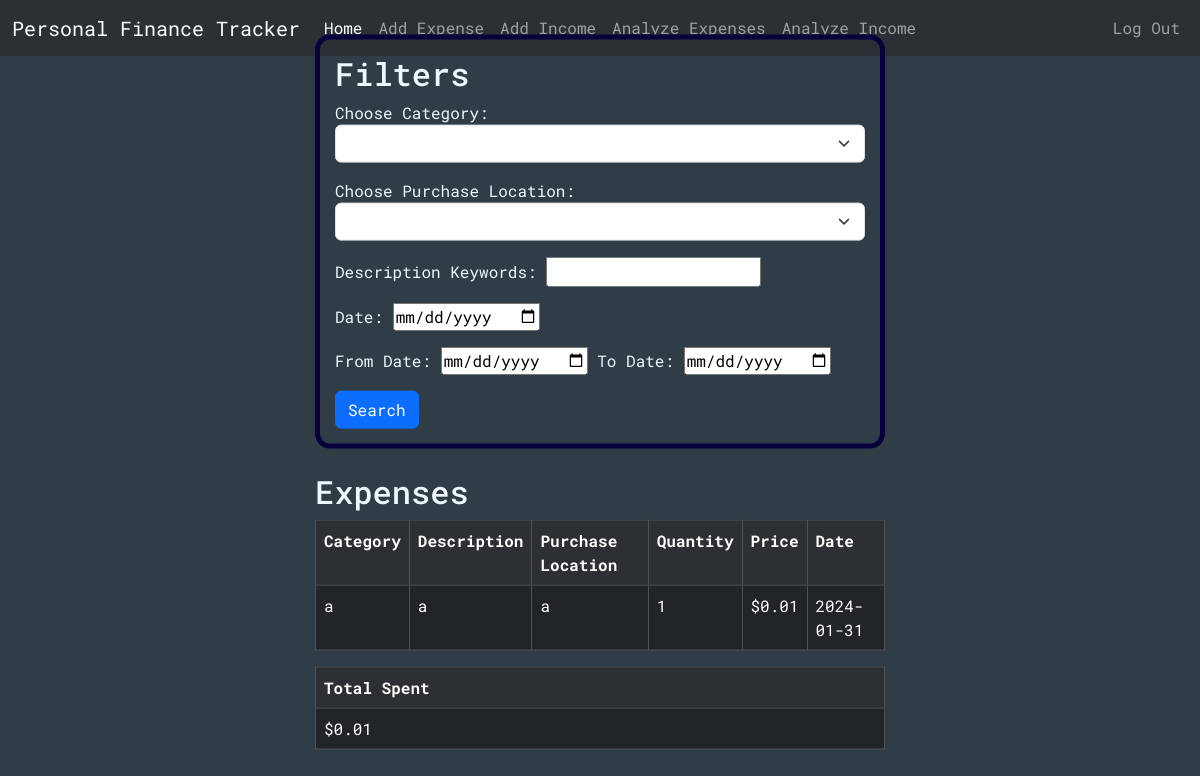
Page /analyzeExpenses (signed in) on the committed database.
### tables this page shows
CREATE TABLE expenses (id INTEGER PRIMARY KEY, user_id INTEGER NOT NULL, category TEXT, description TEXT, purchaseLocation TEXT, quantity INTEGER NOT NULL, price NUMERIC NOT NULL, date TEXT NOT NULL, FOREIGN KEY (user_id) REFERENCES users(id));

### app.py (the view, shortened to what this page needs)
@app.route("/analyzeExpenses", methods=["GET", "POST"])
@login_required
def analyzeExpenses():
    conn = get_db_connection()
    categories = conn.execute("SELECT DISTINCT category FROM expenses WHERE user_id = ?", (session["user_id"],)).fetchall()
    purchaseLocations = conn.execute("SELECT DISTINCT purchaseLocation FROM expenses WHERE user_id = ?", (session["user_id"],)).fetchall()
    exps = conn.execute("SELECT * FROM expenses WHERE user_id = ?", (session["user_id"],)).fetchall()
    total = conn.execute("SELECT SUM(price) AS sum FROM expenses WHERE user_id = ?", (session["user_id"],)).fetchall()[0]["sum"]
    return render_template("analyzeExpenses.html", categories=categories, purchaseLocations=purchaseLocations, expenses=exps, total=total)

### helpers.py (called while the page is built)
def login_required(f):
    @wraps(f)
    def decorated_function(*args, **kwargs):
        if session.get("user_id") is None:
            return redirect("/login")
        return f(*args, **kwargs)
    return decorated_function

def get_db_connection():
    conn = sqlite3.connect('database.db')
    conn.row_factory = sqlite3.Row
    return conn

### templates/analyzeExpenses.html (shortened to what this page needs)
{% extends "layout.html" %}
{% block body %}
<div class="cont center">
      <div class="formBox">
        <h2>Filters</h2>
        <form action="/analyzeExpenses" method="post">
          <div class="mb-3">
            <label for="category">Choose Category:</label>
            <select name="category" id="category" class="form-select">
              <option></option>
              {% for category in categories %}
              <option value="{{category["category"]}}">{{category["category"]}}</option>
              {% endfor %}
            </select>
          </div>
          <div class="mb-3">
            <label for="purchaseLocation">Choose Purchase Location:</label>
            <select name="purchaseLocation" id="purchaseLocation" class="form-select">
              <option></option>
              {% for purchaseLocation in purchaseLocations %}
              <option value="{{purchaseLocation["purchaseLocation"]}}">{{purchaseLocation["purchaseLocation"]}}</option>
              {% endfor %}
            </select>
          </div>
          <div class="mb-3">
            <label for="keywords">Description Keywords:</label>
            <input type="text" name="keywords" id="keywords">
          </div>
          <div class="mb-3">
            <label for="date">Date:</label>
            <input type="date" name="date" id="date">
          </div>
          <div class="mb-3">
            <label for="fromDate">From Date:</label>
            <input type="date" name="fromDate" id="fromDate">
            <label for="toDate">To Date:</label>
            <input type="date" name="toDate" id="toDate">
          </div>
          <button type="submit" class="btn btn-primary">Search</button>
        </form>
      </div>
      <br>
      {% if expenses -%}
      <div>
        <div>
      <h2>Expenses</h2>
      <div class="table-responsive">
        <table class="table table-dark table-striped table-bordered table-hover">
          <tr>
            <th scope="col">Category</th>
            <th scope="col">Description</th>
            <th scope="col">Purchase Location</th>
            <th scope="col">Quantity</th>
            <th scope="col">Price</th>
            <th scope="col">Date</th>
          </tr>
          {% for expense in expenses %}
          <tr>
            <td>{{ expense["category"] }}</td>
            <td>{{ expense["description"] }}</td>
            <td>{{ expense["purchaseLocation"] }}</td>
            <td>{{ expense["quantity"] }}</td>
            <td>{{ "$%.2f"| format(expense["price"] )}}</td>
            <td>{{ expense["date"] }}</td>
          </tr>
          {% endfor %}
        </table>
      </div>
      <table class="table table-dark table-striped table-bordered table-hover">
        <tr>
          <th scope="col">Total Spent</th>
        </tr>
        <tr>
          <td>{{"$%.2f"| format(total)}}</td>
        </tr>
      </table>
    </div>
      {% endif %}
</div>
{% endblock %}

### static/styles/CSS.css (style rules this page uses)
.cont { display: flex; justify-content: center; padding: 15px; flex-direction: column; color: aliceblue; max-width: 100vw; }
.center { margin: 0; position: absolute; top: 50%; left: 50%; -ms-transform: translate(-50%, -50%); transform: translate(-50%, -50%); }
.formBox { border: 5px solid rgb(8, 0, 61); border-radius: 15px; padding: 15px; }
#body { background-color: rgb(48, 60, 70); font-family: "Roboto Mono", monospace; color: aliceblue; }

### rows in the picture
expenses: category "a", description "a", purchaseLocation "a", quantity "1", price "$0.01", date "2024-01-31"

### other values in the picture
{{ "$%.2f"| format(total) }} "$0.01"
